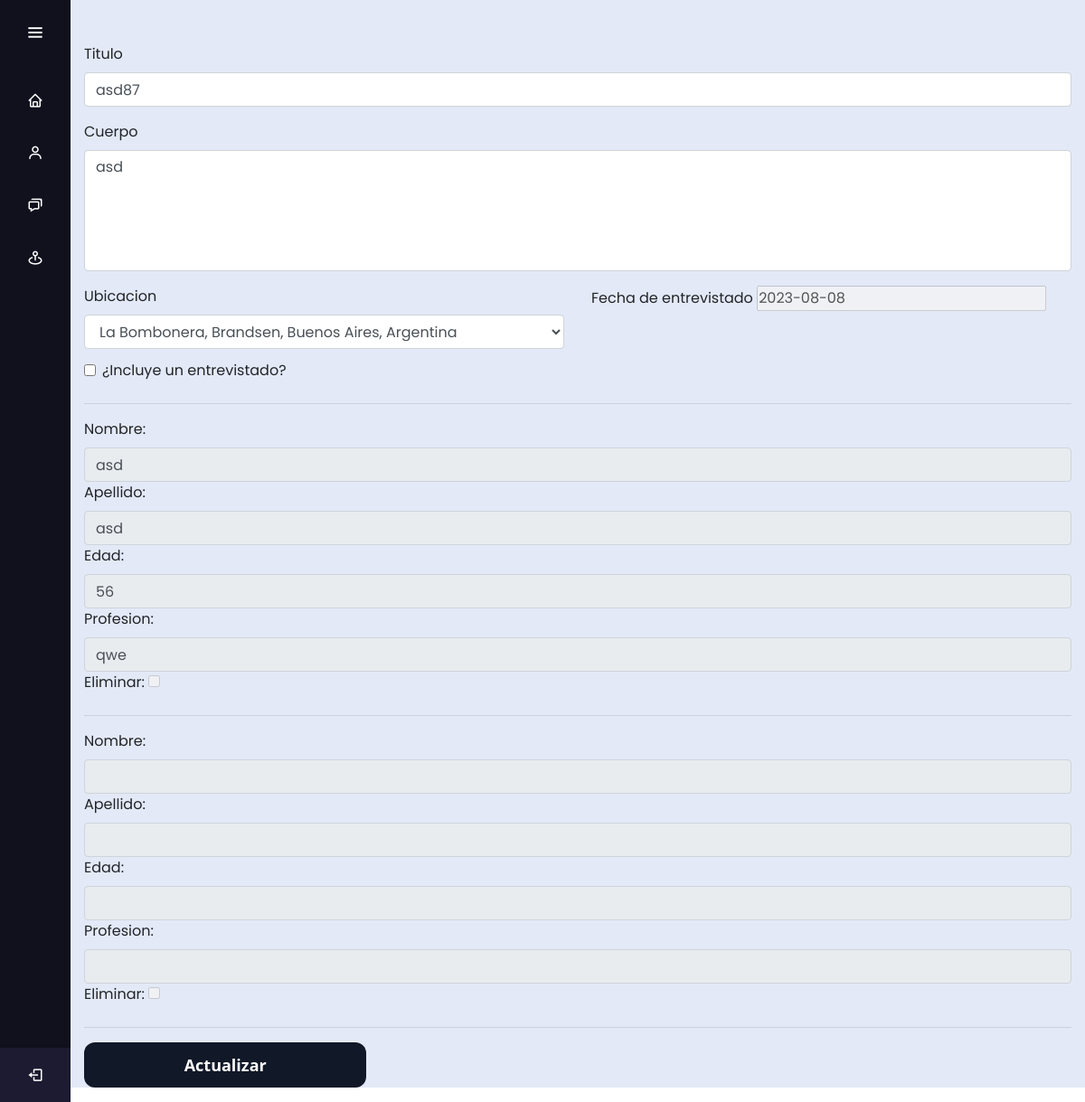
/update_note/10/, run on an earlier commit of the app's database.
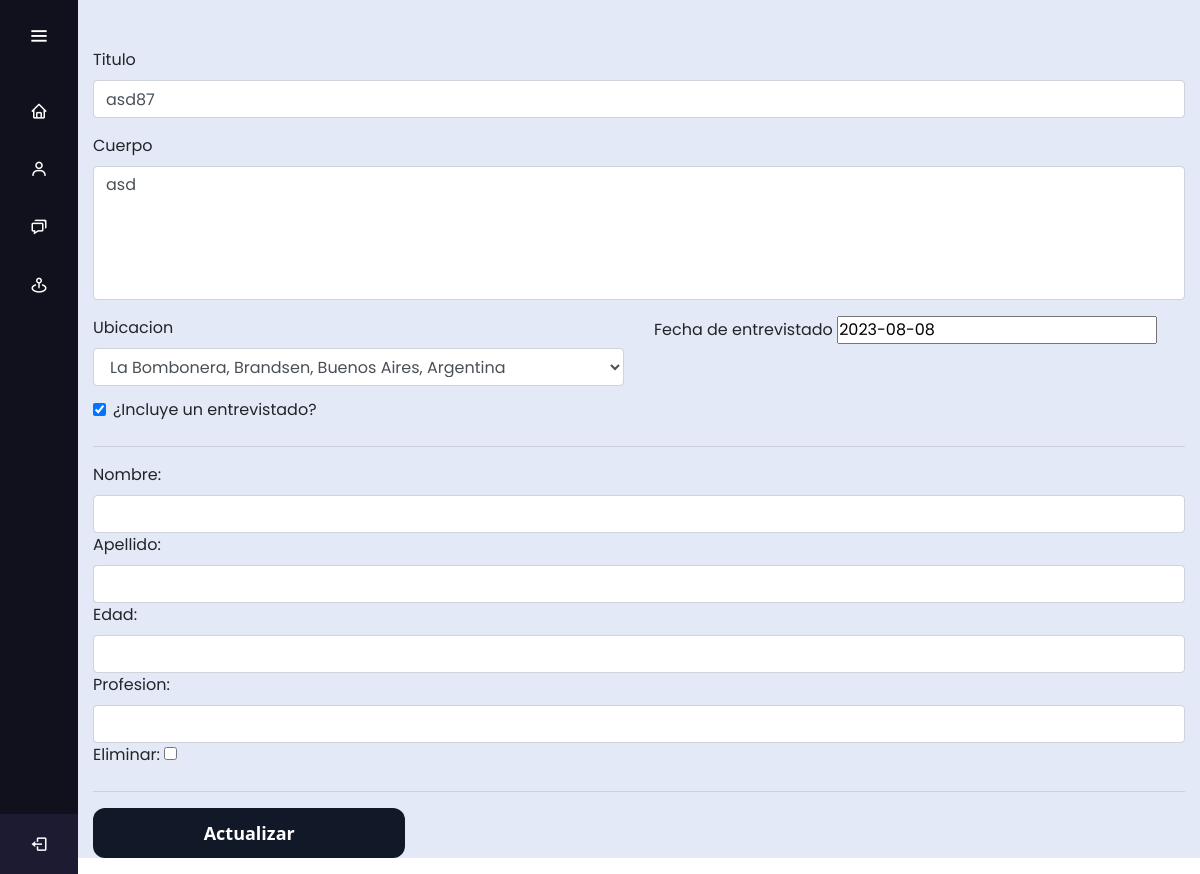
And on a later commit of the database.
### maps/models.py (models this page shows, shortened)
class Note(models.Model):
    user = models.ForeignKey(CustomUser, on_delete=models.CASCADE, default=CustomUser)
    titulo = models.TextField()
    texto = models.TextField()
    nroVisita = models.AutoField(primary_key=True)
    fechaHora = models.DateTimeField(auto_now_add=True)
    ubic = models.ForeignKey(Address, on_delete=models.CASCADE)
    entrevista = models.BooleanField(default=True)
    fechaEntr = models.DateField(null=True, blank=True)
    imagen = models.ImageField(upload_to='fotos/', blank=True, null=True)

### maps/views.py (the view)
# urls.py: path('update_note/<int:note_id>/', views.update_note, name='update_note'),
def update_note(request, note_id):
    nota = get_object_or_404(Note, pk=note_id)
    form = NoteForm(request.POST or None, instance=nota)
    entrevistado_formset = EntrevistadoFormset(request.POST or None, instance=nota, prefix='entrevistado')
    print(entrevistado_formset.is_valid())
    print(entrevistado_formset.errors)
    if form.is_valid() and entrevistado_formset.is_valid():
        form.save()
        entrevistado_formset.save()
        messages.success(request, 'Nota y entrevistados actualizados exitosamente')
        return HttpResponseRedirect('/notes')
    return render(request, 'update_nota.html', {'nota': nota, 'form': form, 'entrevistado_formset': entrevistado_formset})

### maps/forms.py (shortened to what this page needs)
class NoteForm(forms.ModelForm):
    class Meta:
        model = Note
        fields = ['user', 'titulo', 'texto', 'ubic',
                  'entrevista', 'fechaEntr', 'imagen']
        widgets = {
            'user': forms.HiddenInput(),
            'titulo': forms.TextInput(attrs={'placeholder': 'Titulo de la nota', 'class': 'form-control'}),
            'texto': forms.Textarea(attrs={'placeholder': 'Cuerpo de la nota...', 'class': 'form-control', 'rows': 5, 'cols': 40, 'style': 'resize:none;'}),
            'ubic': forms.Select(attrs={'class': 'form-control'}),
            'fechaEntr': DatePickerInput(
                options={
                    "format": "DD/MM/YYYY",  # moment date-time format
                    "showClose": True,
                    "showClear": True,
                    "showTodayButton": True,
                    "locale": "es",
                },
                attrs={'class': 'form-control'}
            ),
            'entrevista': forms.CheckboxInput(attrs={'class': 'form-check-input'}),
        }

### maps/models.py (called while the page is built)
    def __str__(self):
        return self.address

### deu_HM/templates/update_nota.html (shortened to what this page needs)
{% extends 'base.html' %}
{% block content %}
<link rel="stylesheet" href="https://cdn.jsdelivr.net/npm/bootstrap@4.3.1/dist/css/bootstrap.min.css"
integrity="sha384-ggOyR0iXCbMQv3Xipma34MD+dH/1fQ784/j6cY/iJTQUOhcWr7x9JvoRxT2MZw1T">
<div class="container">
    <h1 style="padding-top: 20px;"></h1>
    <form action="" method="post" style="padding-top: 20px;">
        <div class="form-group">
            <div class="form-group">
                <div class="form-outline mb-1">
                    <label for="{{ form.titulo.id_for_label }}" class="form-label">Titulo</label>
                    {{ form.titulo }}
                </div>
            </div>
            <div class="form-group">
                <div class="form-outline mb-1">
                    <label for="{{ form.texto.id_for_label }}" class="form-label">Cuerpo</label>
                    {{ form.texto }}
                </div>
            </div>
            <div class="row">
                <div class="col-md-6 mb-1">
                    <div class="form-outline">
                        <label for="{{ form.ubic.id_for_label }}" class="form-label">Ubicacion</label>
                        {{ form.ubic }}
                    </div>
                </div>
                <div class="col-md-6 mb-1">
                    <div class="form-outline">
                        <label for="{{ form.fechaEntr.id_for_label }}" class="form-label">Fecha de entrevistado</label>
                        {{ form.fechaEntr }}
                    </div>
                </div>
            </div>
            <div class="form-check mt-2">
                <div class="form-outline mb-1">
                    {{ form.entrevista }}
                    <label for="{{ form.entrevista.id_for_label }}" class="form-label">¿Incluye un entrevistado?</label>
                </div>
            </div>
            <hr>
            <div id="entrevistado-formset">
                {% for form in entrevistado_formset %}
                    {{ form.as_table }}
                    <hr>
                {% endfor %}
            </div>
            <div class="form-group">
                <input class="button-40" id="boton-actualizar" data-target="#myModal" data-toggle="modal" value="Actualizar">
            </div>
    </form>
    {% endblock %}

What changed in the data, as far as the page shows it:
changed Note "asd87": entrevista "☐" → "☑"
Also different on the page:
form field entrevistado-0-nombre: "asd" → (not shown)
form field entrevistado-0-apellido: "asd" → (not shown)
form field entrevistado-0-edad: "56" → (not shown)
form field entrevistado-0-profesion: "qwe" → (not shown)
list line gone: "Nombre: Apellido: Edad: Profesion: Eliminar:     ☐"
